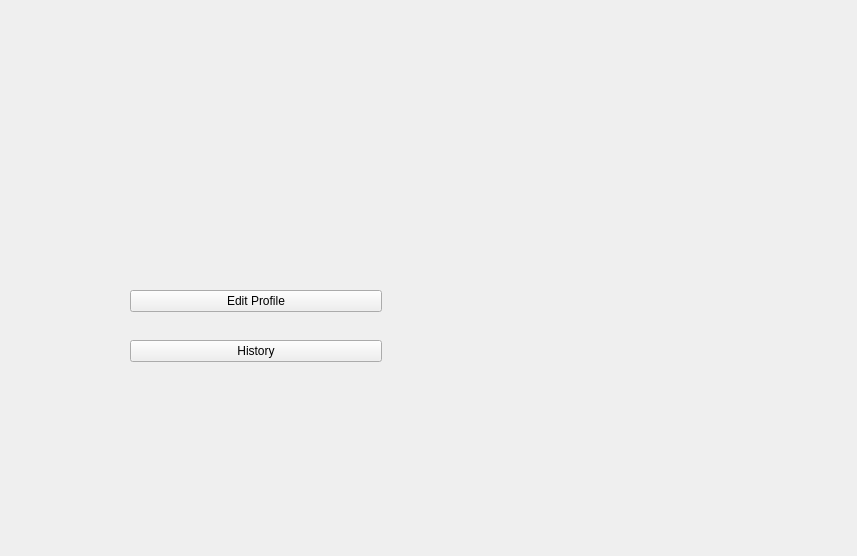
<?xml version="1.0" encoding="UTF-8"?>
<ui version="4.0">
 <class>UserPage</class>
 <widget class="QDialog" name="UserPage">
  <property name="geometry">
   <rect>
    <x>0</x>
    <y>0</y>
    <width>857</width>
    <height>556</height>
   </rect>
  </property>
  <property name="minimumSize">
   <size>
    <width>6</width>
    <height>0</height>
   </size>
  </property>
  <property name="windowTitle">
   <string>Dialog</string>
  </property>
  <property name="styleSheet">
   <string notr="true">QDialog {
    background-image: url(':/Images/assets/hi.res.crt.2.jpg');
    background-repeat: no-repeat;
    background-position: center;
}</string>
  </property>
  <widget class="QPushButton" name="btnExit">
   <property name="geometry">
    <rect>
     <x>632</x>
     <y>50</y>
     <width>131</width>
     <height>81</height>
    </rect>
   </property>
   <property name="styleSheet">
    <string notr="true">QPushButton {
                                        border: none;
                                        background-image: url(:/Images/assets/BakcDef.PNG);
                                        background-repeat: no-repeat;
                                        background-position: center;
									    border-radius: 15px; 

                                      }
                                      QPushButton:pressed {
                                        background-image: url(:/Images/assets/BackHover.PNG);
                                      }

 </string>
   </property>
   <property name="text">
    <string/>
   </property>
  </widget>
  <widget class="QWidget" name="layoutWidget">
   <property name="geometry">
    <rect>
     <x>130</x>
     <y>160</y>
     <width>252</width>
     <height>224</height>
    </rect>
   </property>
   <layout class="QVBoxLayout" name="verticalLayout">
    <item>
     <widget class="QPushButton" name="btnStart">
      <property name="minimumSize">
       <size>
        <width>250</width>
        <height>80</height>
       </size>
      </property>
      <property name="styleSheet">
       <string notr="true">QPushButton {
                                        border: none;
                                        background-image: url(:/Images/assets/PlayDef.PNG);
                                        background-repeat: no-repeat;
                                        background-position: center;
										border-radius: 15px; 

                                      }
                                      QPushButton:pressed {
                                        background-image: url(:/Images/assets/PlayHover.PNG);
                                      }

 </string>
      </property>
      <property name="text">
       <string/>
      </property>
     </widget>
    </item>
    <item>
     <widget class="QPushButton" name="btnEdit">
      <property name="text">
       <string>Edit Profile</string>
      </property>
     </widget>
    </item>
    <item>
     <widget class="QPushButton" name="btnHistory">
      <property name="text">
       <string>History</string>
      </property>
     </widget>
    </item>
   </layout>
  </widget>
  <widget class="QLabel" name="infoLbl">
   <property name="geometry">
    <rect>
     <x>440</x>
     <y>199</y>
     <width>321</width>
     <height>31</height>
    </rect>
   </property>
   <property name="text">
    <string/>
   </property>
  </widget>
  <widget class="QLabel" name="wlcLbl">
   <property name="geometry">
    <rect>
     <x>340</x>
     <y>70</y>
     <width>261</width>
     <height>41</height>
    </rect>
   </property>
   <property name="text">
    <string/>
   </property>
  </widget>
 </widget>
 <resources/>
 <connections/>
</ui>
